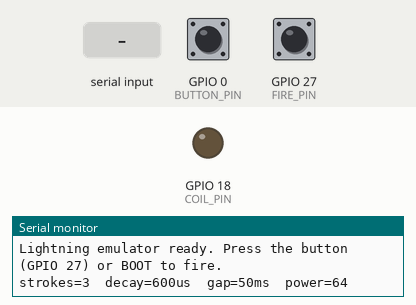
This sketch was run on a simulated ESP32. On the bench: output pins drawn as LEDs (lit = HIGH), the last lines printed to the serial monitor. The test bench sets the inputs (shaded band); at power-on: GPIO 0 (BUTTON_PIN) HIGH, GPIO 27 (FIRE_PIN) HIGH.

Above: at 1.2 s.
1.3 s: "test 1\n" received over Serial
At 2.1 s:
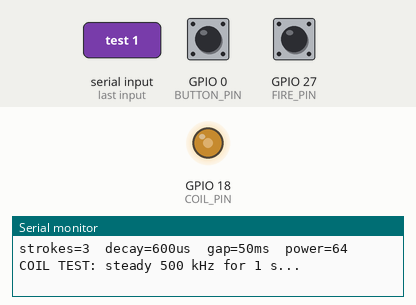
3.8 s: GPIO 0 (BUTTON_PIN) pulled LOW for 0.15 s
5.4 s: GPIO 27 (FIRE_PIN) pulled LOW for 0.15 s
7.0 s: "test 150\n" received over Serial
At 37.6 s:
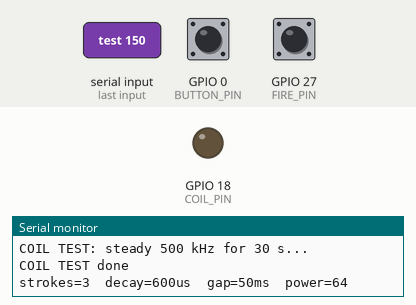
Timing chart, 0 to 38.5 s (numbered marks = the images above; inputs shaded):
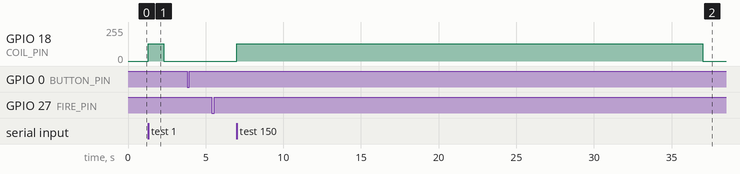

The sketch:

lightning_emulator_sim.ino
```cpp
// Lightning emulator: drives a coil with 500 kHz bursts shaped like a lightning flash.
// Wiring: GPIO 18 -> 220 ohm resistor -> coil -> GND
//         Push button: one leg -> GPIO 27, other leg -> GND (no resistor needed)
// Press the external button (or the onboard BOOT button) to fire one flash.
//
// Tune the flash shape live from the Serial Monitor (115200 baud, "Newline" line ending):
//   strokes 3      number of strokes in one flash (1-6)
//   decay 600      how long each stroke takes to fade, in microseconds
//   gap 50         time between strokes, in milliseconds
//   power 64       starting strength, 1-64 (64 = strongest)
//   test 5         COIL TEST: steady 500 kHz for 5 seconds (detector should report "Noise")
//   show           print current settings

#include <WiFi.h>
#include <esp_now.h>
#include <esp_wifi.h>

// SIMULATION MODE (ESP-NOW, channel 1):
//   - sends a small "beacon" 5 times a second so the station can track how close the wand is
//   - each button press sends a "simulated strike"; strength = how long the button is held
//     (quick tap = weak, 2 seconds or longer = 100%)
// The station labels these as SIMULATED on its dashboard.
uint8_t BROADCAST[6] = {0xFF, 0xFF, 0xFF, 0xFF, 0xFF, 0xFF};

#define COIL_PIN   18
#define BUTTON_PIN 0        // onboard BOOT button
#define FIRE_PIN   27       // external "lightning" button, wired to GND
#define FREQ_HZ    500000
#define RES_BITS   7        // 7-bit duty: 0-127, so 64 = 50% duty = strongest 500 kHz signal

int numStrokes = 3;
int decayUs    = 600;
int gapMs      = 50;
int power      = 64;

void setDuty(int duty) {
#if ESP_ARDUINO_VERSION_MAJOR >= 3
  ledcWrite(COIL_PIN, duty);
#else
  ledcWrite(0, duty);
#endif
}

// One stroke: jump to full strength, then fade out exponentially
void stroke(int startDuty) {
  const int stepUs = 20;
  for (int t = 0; t < decayUs * 3; t += stepUs) {
    int duty = (int)(startDuty * exp(-(float)t / decayUs));
    if (duty < 1) break;
    setDuty(duty);
    delayMicroseconds(stepUs);
  }
  setDuty(0);
}

void sendBeacon() {
  static unsigned long last = 0;
  if (millis() - last < 200) return;
  last = millis();
  esp_now_send(BROADCAST, (const uint8_t*)"LBCN", 4);
}

void sendSim(uint8_t strength) {
  uint8_t msg[5] = {'L', 'S', 'I', 'M', strength};
  esp_err_t r = esp_now_send(BROADCAST, msg, 5);
  Serial.printf(r == ESP_OK ? "Simulated strike sent (strength %d%%)\n" : "Send failed\n", strength);
}

void fireFlash() {
  Serial.println("FLASH!");
  int duty = power;
  for (int i = 0; i < numStrokes; i++) {
    stroke(duty);
    duty = max(1, (int)(duty * 0.6));   // later strokes are usually weaker
    delay(gapMs);
  }
}

void showSettings() {
  Serial.printf("strokes=%d  decay=%dus  gap=%dms  power=%d\n", numStrokes, decayUs, gapMs, power);
}

void setup() {
  Serial.begin(115200);
  pinMode(BUTTON_PIN, INPUT_PULLUP);
  pinMode(FIRE_PIN, INPUT_PULLUP);    // internal pull-up: reads HIGH until pressed
#if ESP_ARDUINO_VERSION_MAJOR >= 3
  ledcAttach(COIL_PIN, FREQ_HZ, RES_BITS);
#else
  ledcSetup(0, FREQ_HZ, RES_BITS);
  ledcAttachPin(COIL_PIN, 0);
#endif
  setDuty(0);

  WiFi.mode(WIFI_STA);
  WiFi.disconnect();
  esp_wifi_set_channel(1, WIFI_SECOND_CHAN_NONE);   // same channel as the station's network
  if (esp_now_init() == ESP_OK) {
    esp_now_peer_info_t peer = {};
    memcpy(peer.peer_addr, BROADCAST, 6);
    peer.channel = 1;
    peer.encrypt = false;
    esp_now_add_peer(&peer);
  } else {
    Serial.println("ESP-NOW init failed");
  }
  Serial.println("Lightning emulator ready. Press the button (GPIO 27) or BOOT to fire.");
  showSettings();
}

void loop() {
  sendBeacon();
  if (digitalRead(BUTTON_PIN) == LOW || digitalRead(FIRE_PIN) == LOW) {
    delay(20);  // debounce: ignore the button's contact bounce
    if (digitalRead(BUTTON_PIN) == LOW || digitalRead(FIRE_PIN) == LOW) {
      if (digitalRead(FIRE_PIN) == LOW) Serial.println("Button pressed (GPIO 27)");
      else                              Serial.println("Button pressed (BOOT)");
      unsigned long pressStart = millis();
      fireFlash();
      // wait for release (keep beaconing); hold time sets the strike strength
      unsigned long lastChg = 0;
      while (digitalRead(BUTTON_PIN) == LOW || digitalRead(FIRE_PIN) == LOW) {
        sendBeacon();
        if (millis() - lastChg >= 100) {             // live "charging" level, 10x per second
          lastChg = millis();
          unsigned long h = millis() - pressStart;
          uint8_t c[5] = {'L', 'C', 'H', 'G', (uint8_t)constrain((long)(10 + h * 90 / 2000), 10L, 100L)};
          esp_now_send(BROADCAST, c, 5);
        }
        delay(10);
      }
      unsigned long held = millis() - pressStart;
      uint8_t strength = (uint8_t)constrain((long)(10 + held * 90 / 2000), 10L, 100L);
      Serial.printf("Button released after %lu ms\n", held);
      sendSim(strength);
      delay(200);
    }
  }

  if (Serial.available()) {
    String cmd = Serial.readStringUntil('\n');
    cmd.trim();
    int space = cmd.indexOf(' ');
    String key = (space > 0) ? cmd.substring(0, space) : cmd;
    int val = (space > 0) ? cmd.substring(space + 1).toInt() : 0;

    if (key == "test") {
      int secs = constrain(val > 0 ? val : 5, 1, 30);
      Serial.printf("COIL TEST: steady 500 kHz for %d s...\n", secs);
      setDuty(64);                       // 50% duty = strongest 500 kHz
      delay(secs * 1000UL);
      setDuty(0);
      Serial.println("COIL TEST done");
    }
    else if (key == "strokes") numStrokes = constrain(val, 1, 6);
    else if (key == "decay") decayUs = constrain(val, 50, 20000);
    else if (key == "gap") gapMs = constrain(val, 5, 500);
    else if (key == "power") power = constrain(val, 1, 64);
    showSettings();
  }
}
```

Measured:
- after the input at 1.3 s, GPIO 18 (COIL_PIN): 0/255 → 128/255 at once, → 0/255 1.0 s later
- after the input at 7.0 s, GPIO 18 (COIL_PIN): 0/255 → 128/255 at once, → 0/255 30.0 s later
